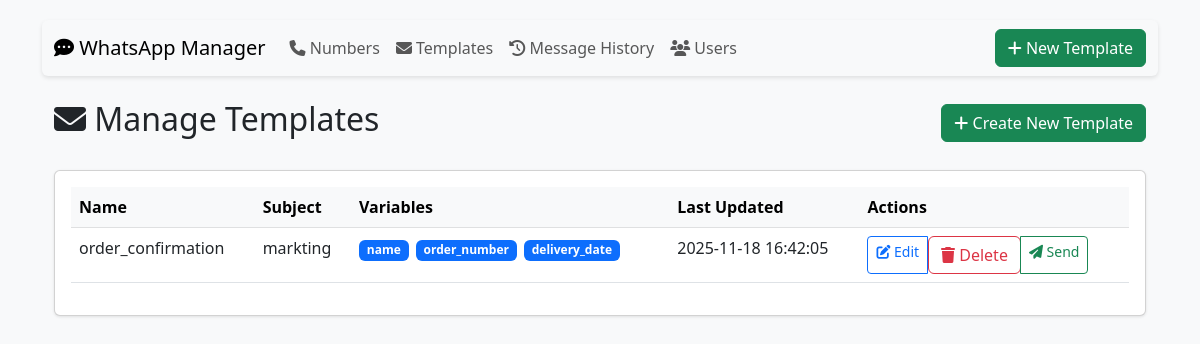
Page /templates on the committed database.
### tables this page shows
CREATE TABLE templates (
                id INTEGER PRIMARY KEY AUTOINCREMENT,
                name TEXT UNIQUE,
                subject TEXT,
                body TEXT,
                has_document BOOLEAN DEFAULT FALSE,
                template_document_path TEXT,
                created_at TEXT DEFAULT CURRENT_TIMESTAMP,
                updated_at TEXT DEFAULT CURRENT_TIMESTAMP
            );

### app.py (the view, shortened to what this page needs)
@app.route('/templates', methods=['GET', 'POST'])
def manage_templates():
    templates = get_all_templates()
    return render_template('manage_templates.html', templates=templates)

### app.py (called while the page is built)
@app.context_processor
def utility_processor():
    return dict(get_template_variables=get_template_variables)

def get_template_variables(template_body):
    return re.findall(r'{{\s*(\w+)\s*}}', template_body)

def get_all_templates():
    with sqlite3.connect('database.db') as conn:
        conn.row_factory = sqlite3.Row
        cursor = conn.execute('SELECT * FROM templates ORDER BY name')
        return cursor.fetchall()

### templates/manage_templates.html
{% extends "base.html" %}
{% block content %}
<div class="container mt-4">
    <div class="d-flex justify-content-between align-items-center mb-4">
        <h2><i class="fas fa-envelope"></i> Manage Templates</h2>
        <a href="{{ url_for('create_template') }}" class="btn btn-success">
            <i class="fas fa-plus"></i> Create New Template
        </a>
    </div>
    <div class="card">
        <div class="card-body">
            {% if templates %}
            <div class="table-responsive">
                <table class="table table-hover">
                    <thead class="table-light">
                        <tr>
                            <th>Name</th>
                            <th>Subject</th>
                            <th>Variables</th>
                            <th>Last Updated</th>
                            <th>Actions</th>
                        </tr>
                    </thead>
                    <tbody>
                        {% for template in templates %}
                        <tr>
                            <td>{{ template['name'] }}</td>
                            <td>{{ template['subject'] }}</td>
                            <td>
                                {% set vars = get_template_variables(template['body']) %}
                                {% for var in vars %}
                                    <span class="badge bg-primary">{{ var }}</span>
                                {% endfor %}
                            </td>
                            <td>{{ template['updated_at'] }}</td>
                            <td>
                                <div class="btn-group btn-group-sm">
                                    <a href="{{ url_for('edit_template', template_id=template['id']) }}"
                                       class="btn btn-outline-primary">
                                        <i class="fas fa-edit"></i> Edit
                                    </a>
                                    <form method="POST" action="{{ url_for('delete_template', template_id=template['id']) }}"
                                          onsubmit="return confirm('Are you sure you want to delete this template?');">
                                        <button type="submit" class="btn btn-outline-danger">
                                            <i class="fas fa-trash"></i> Delete
                                        </button>
                                    </form>
                                    <a href="{{ url_for('send_template', template_id=template['id']) }}"
                                       class="btn btn-outline-success">
                                        <i class="fas fa-paper-plane"></i> Send
                                    </a>
                                </div>
                            </td>
                        </tr>
                        {% endfor %}
                    </tbody>
                </table>
            </div>
            {% else %}
            <div class="alert alert-info">
                <i class="fas fa-info-circle"></i> No templates found. Create one to get started!
            </div>
            {% endif %}
        </div>
    </div>
</div>
{% endblock %}

### templates/base.html (style rules this page uses)
body { padding-top: 20px; padding-bottom: 20px; background-color: #f8f9fa; }
.card { margin-bottom: 20px; box-shadow: 0 1px 3px rgba(0,0,0,.1); }
.badge { margin-right: 3px; margin-bottom: 3px; }

### rows in the picture
templates: name "order_confirmation", subject "markting", vars "name" "order_number" "delivery_date", updated_at "2025-11-18 16:42:05"
